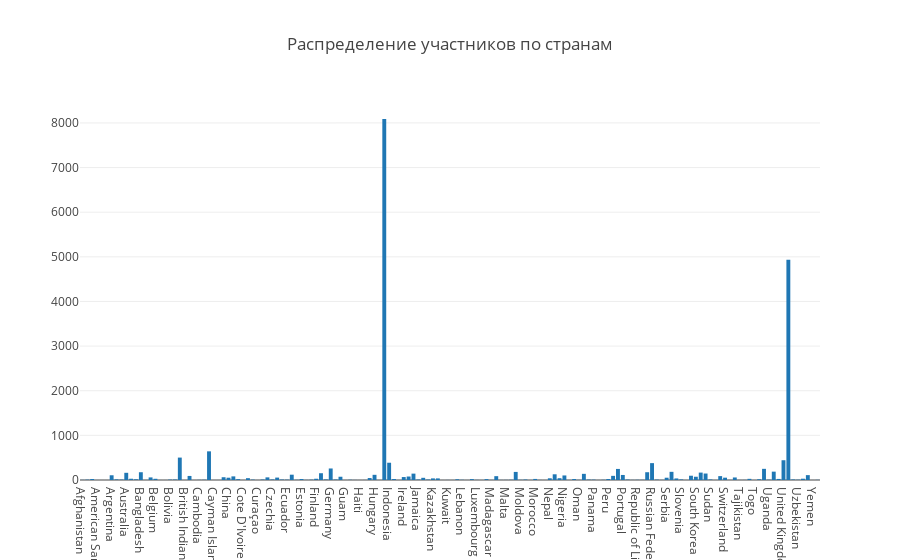

The notebook cell saved with this chart:
### Markdown cell above
### Какое количество программистов из каждой страны приняло участие в опросе

### Code cell
dfg = df.groupby('CountryNumeric2', as_index = False).RespondentID.count()
data = go.Bar(x=dfg.CountryNumeric2, y=dfg.RespondentID)
layout = {'title': 'Распределение участников по странам'}
fig = go.Figure(data=[data], layout=layout)
iplot(fig)

### Figure 1 — Plotly figure (JSON) as saved in the notebook; plotly's stock layout.template omitted (floating-point values rounded to 4 significant figures; data arrays with more than 128 entries replaced by an {"elided": "..."} marker saying what was removed)
{"data": [{"type": "bar", "x": {"elided": "152 str values"}, "y": {"elided": "152 int values"}}], "layout": {"title": "Распределение участников по странам"}}
